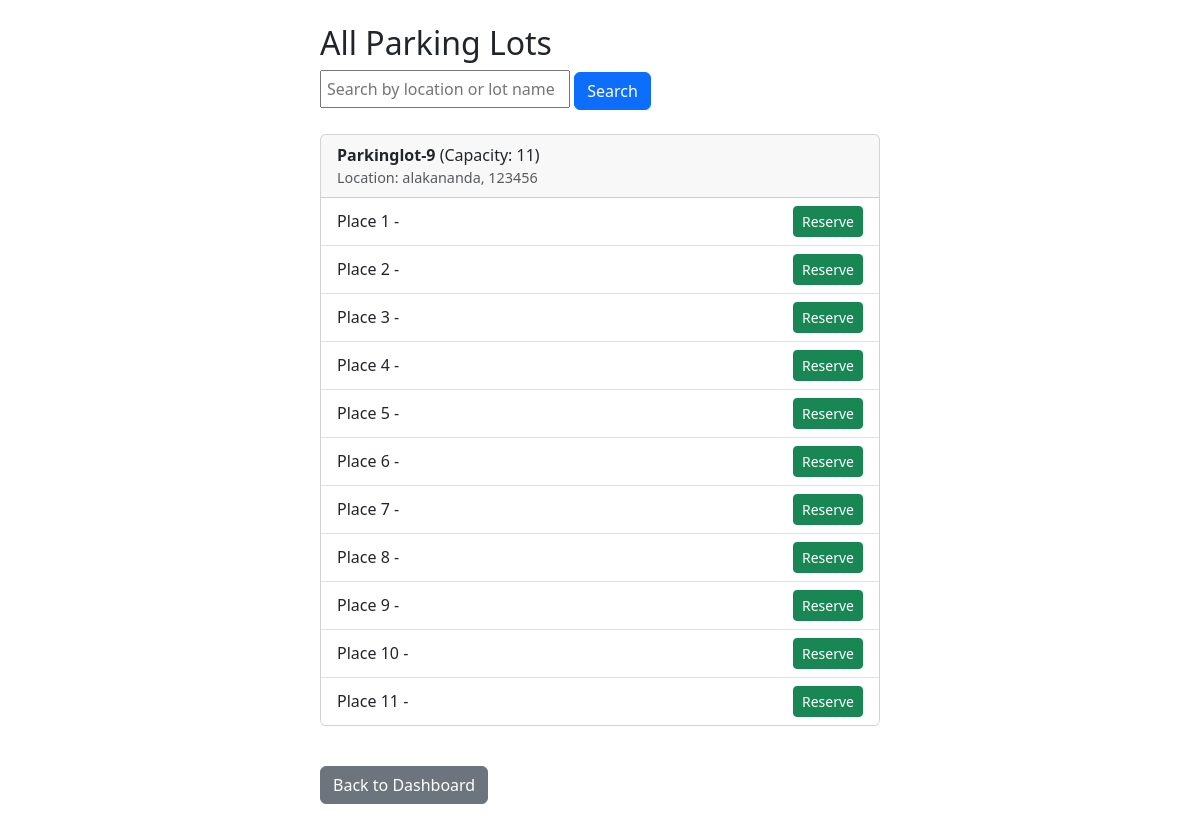
The page /viewlots (signed in) on the database its author committed.
### app.py (models this page shows)
class ParkingLot(db.Model):
    __tablename__ = 'parkinglots'
    id = db.Column(db.Integer, primary_key=True)
    name = db.Column(db.String(100), nullable=False)
    landmark = db.Column(db.String(100), nullable=False)
    address = db.Column(db.String(200))
    pincode = db.Column(db.String(10))
    price = db.Column(db.Integer)
    max_spots = db.Column(db.Integer)
    places = db.relationship('Place', backref='lot', lazy=True)

class Place(db.Model):
    __tablename__ = 'places'
    id = db.Column(db.Integer, primary_key=True)
    lot_id = db.Column(db.Integer, db.ForeignKey('parkinglots.id'))
    number = db.Column(db.Integer)
    is_reserved = db.Column(db.Boolean, default=False)

### app.py (the view, shortened to what this page needs)
@app.route('/viewlots')
def viewlots():
    if 'user_id' not in session:
        return redirect(url_for('login'))
    user_id = session['user_id']
    user = User.query.get(user_id)
    is_admin = user.is_admin
    search_query = request.args.get('search', '').strip()
    query = ParkingLot.query
    lots = query.all()
    for lot in lots:
        lot.spots = Place.query.filter_by(lot_id=lot.id).order_by(Place.number).all()
    user_reservations = {}
    if not is_admin:
        reservations = Reservation.query.filter_by(user_id=user_id, status='active').all()
        for r in reservations:
            user_reservations[r.place_id] = True
    return render_template('viewlots.html', lots=lots, is_admin=is_admin, user_reservations=user_reservations, search=search_query)

### templates/viewlots.html (shortened to what this page needs)
<!DOCTYPE html>
<html>
<head>
    <link rel="stylesheet" href="https://cdn.jsdelivr.net/npm/bootstrap@5.3.0/dist/css/bootstrap.min.css">
</head>
<body class="p-4">
<div class="container d-flex justify-content-center">
  <div class="w-100" style="max-width: 560px;">
    <h2>All Parking Lots</h2>
    <form method="get" action="{{ url_for('viewlots') }}" style="margin-bottom: 16px;">
        <input
            type="text"
            name="search"
            placeholder="Search by location or lot name"
            value="{{ search or '' }}"
            style="width: 250px; padding: 5px;"
        />
        <button type="submit" class="btn btn-primary">Search</button>
    </form>
    {% for lot in lots %}
        <div class="card my-4">
            <div class="card-header">
                <strong>{{ lot.name }}</strong> (Capacity: {{ lot.spots|length }})
                <div class="text-muted" style="font-size: 0.9rem;">Location: {{ lot.address }}, {{ lot.pincode }}</div>
            </div>
            <ul class="list-group list-group-flush">
                {% for place in lot.spots|sort(attribute='number') %}
                    <li class="list-group-item d-flex justify-content-between align-items-center">
                        Place {{ place.number }} -
                        {% if place.is_reserved %}
                            {% if is_admin or place.id in user_reservations %}
                                <form method="POST" action="{{ url_for('release_place', place_id=place.id) }}" style="display:inline;">
                                    <button type="submit" class="btn btn-danger btn-sm">Release</button>
                                </form>
                            {% else %}
                                <span class="badge bg-secondary">Occupied</span>
                            {% endif %}
                        {% else %}
                            <form method="POST" action="{{ url_for('reserve_place', place_id=place.id) }}" style="display:inline;">
                                <button type="submit" class="btn btn-success btn-sm">Reserve</button>
                            </form>
                        {% endif %}
                    </li>
                {% endfor %}
            </ul>
        </div>
    {% endfor %}
    <a href="{{ url_for('dashboard') }}" class="btn btn-secondary mt-3">Back to Dashboard</a>
  </div>
</div>
</body>
</html>

### rows shown on the page
ParkingLot: name "Parkinglot-9", spots|length "11", address "alakananda", pincode "123456"
Place: number "1"
Place: number "2"
Place: number "3"
Place: number "4"
Place: number "5"
Place: number "6"
Place: number "7"
Place: number "8"
Place: number "9"
Place: number "10"
Place: number "11"
